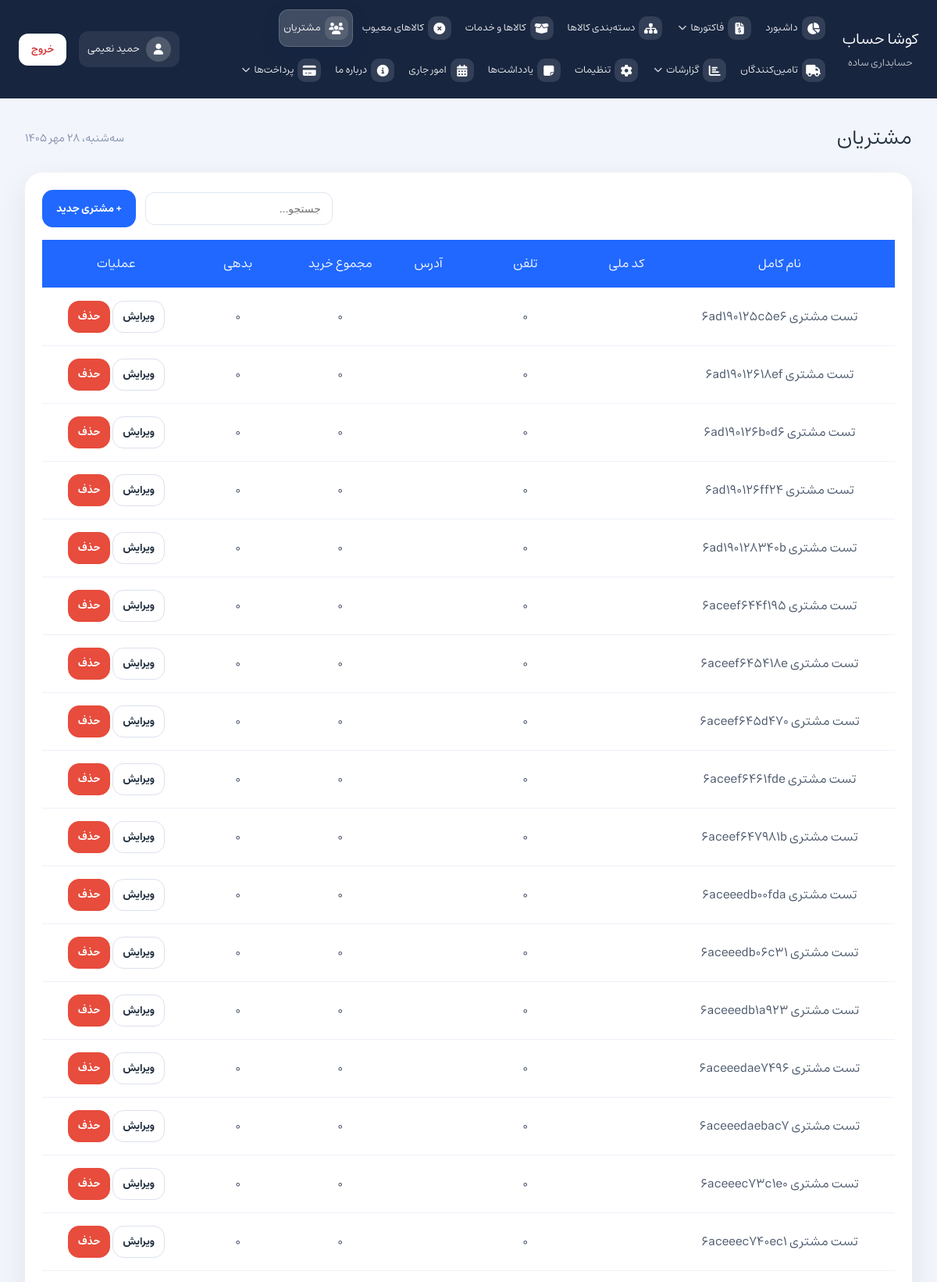
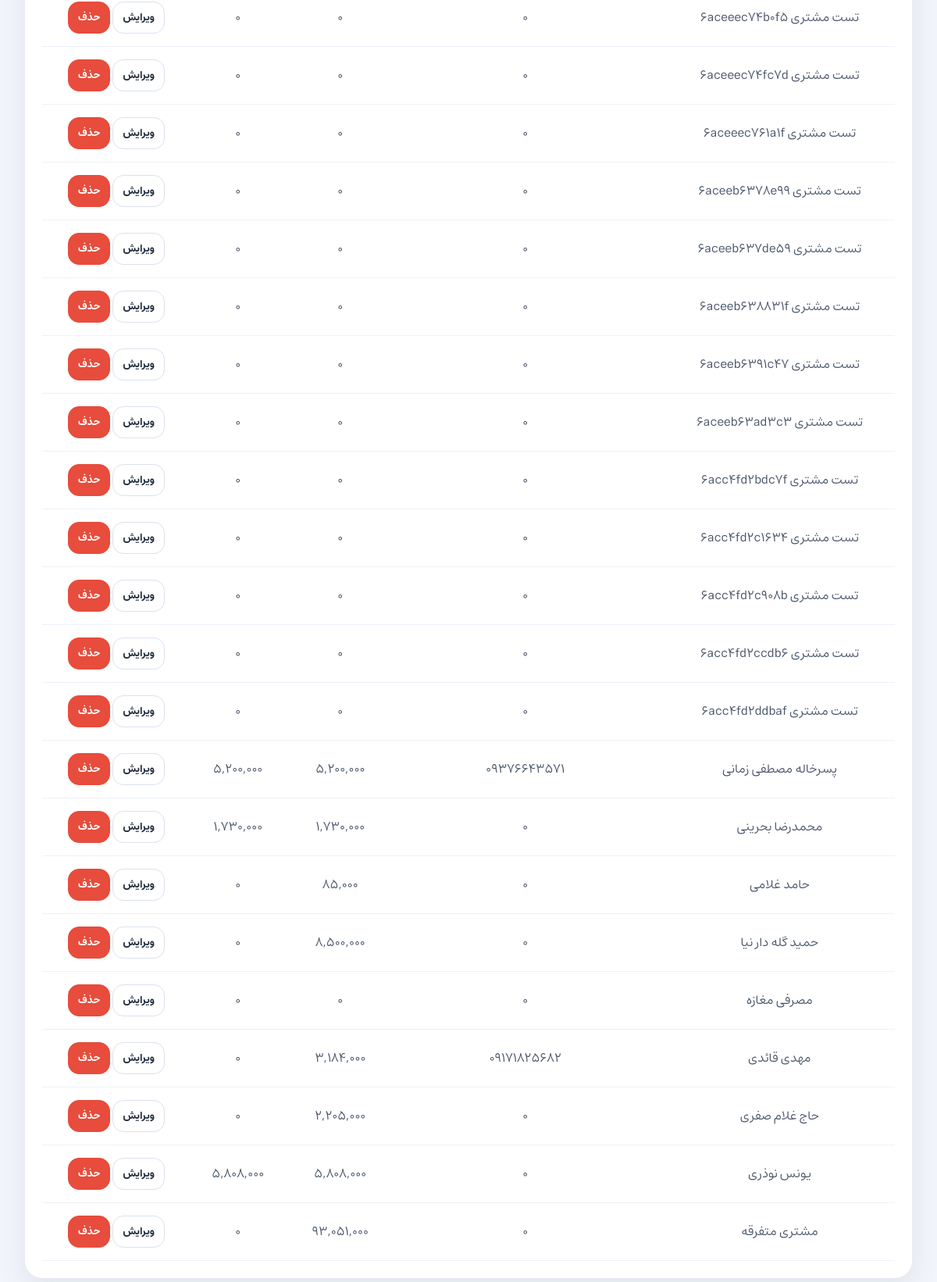
The app's page /?page=customers (signed in) with its own data (2 pictures, top to bottom).
### tables this page shows
CREATE TABLE `users` (
  `id` int unsigned NOT NULL AUTO_INCREMENT,
  `username` varchar(64) NOT NULL,
  `first_name` varchar(120) NOT NULL DEFAULT '',
  `last_name` varchar(120) NOT NULL DEFAULT '',
  `password_hash` varchar(255) NOT NULL,
  `avatar_path` varchar(255) DEFAULT NULL,
  `is_active` tinyint(1) NOT NULL DEFAULT '1',
  `created_at` timestamp NOT NULL DEFAULT CURRENT_TIMESTAMP,
  `updated_at` timestamp NOT NULL DEFAULT CURRENT_TIMESTAMP ON UPDATE CURRENT_TIMESTAMP,
  PRIMARY KEY (`id`),
  UNIQUE KEY `uq_users_username` (`username`),
  KEY `idx_users_active` (`is_active`)
);

CREATE TABLE `customers` (
  `id` int NOT NULL AUTO_INCREMENT,
  `first_name` varchar(120) NOT NULL,
  `last_name` varchar(120) NOT NULL,
  `national_code` varchar(20) DEFAULT NULL,
  `phone` varchar(40) NOT NULL,
  `economic_code` varchar(80) DEFAULT NULL,
  `registration_number` varchar(80) DEFAULT NULL,
  `address` text,
  `postal_code` varchar(40) DEFAULT NULL,
  `note` text,
  `total_spent` decimal(14,2) NOT NULL DEFAULT '0.00',
  `debt` decimal(14,2) NOT NULL DEFAULT '0.00',
  `created_at` timestamp NULL DEFAULT CURRENT_TIMESTAMP,
  PRIMARY KEY (`id`)
);

### assets/php/auth/auth_users.php (called while the page is built, shortened)
<?php
function auth_user_by_id(int $id, ?mysqli $db = null): ?array
{
    $db = $db ?? $GLOBALS['mysqli'];
    $stmt = $db->prepare('SELECT * FROM users WHERE id = ? LIMIT 1');
    $stmt->bind_param('i', $id);
    $stmt->execute();
    $res = $stmt->get_result();
    $row = $res ? $res->fetch_assoc() : null;
    return is_array($row) ? $row : null;
}

### assets/php/auth.php (called while the page is built, shortened)
<?php
require_once __DIR__ . '/auth/auth_users.php';
function auth_user_id(): ?int
{
    $id = $_SESSION['auth_user_id'] ?? null;
    $int = filter_var($id, FILTER_VALIDATE_INT);
    if ($int !== false && $int > 0) {
        return (int) $int;
    }
    return null;
}
function current_user(): ?array
{
    $id = auth_user_id();
    return auth_user_by_id($id);
}

### assets/php/jdf.php (called while the page is built, shortened)
<?php
function jdate($format, $timestamp = null)
{
    if ($timestamp === null) {
        $timestamp = time();
    }
    $date = getdate($timestamp);
    list($jy, $jm, $jd) = gregorian_to_jalali($date['year'], $date['mon'], $date['mday']);
    $weekdayNames = [
        'یکشنبه',
        'دوشنبه',
        'سه‌شنبه',
        'چهارشنبه',
        'پنجشنبه',
        'جمعه',
        'شنبه'
    ];
    $monthNames = [
        1 => 'فروردین',
        2 => 'اردیبهشت',
        3 => 'خرداد',
        4 => 'تیر',
        5 => 'مرداد',
        6 => 'شهریور',
        7 => 'مهر',
        8 => 'آبان',
        9 => 'آذر',
        10 => 'دی',
        11 => 'بهمن',
        12 => 'اسفند'
    ];
    $weekday = $date['wday'];
    $formatted = '';
    $len = strlen($format);
    for ($i = 0; $i < $len; $i++) {
        $char = $format[$i];
        switch ($char) {
            case 'l':
                $formatted .= $weekdayNames[$weekday];
                break;
            case 'j':
                $formatted .= convertToPersianNumber($jd);
                break;
            case 'F':
                $formatted .= $monthNames[$jm];
                break;
            case 'Y':
                $formatted .= convertToPersianNumber($jy);
                break;
            default:
                $formatted .= $char;
                break;
        }
    }
    return $formatted;
}
function convertToPersianNumber($number)
{
    $persian = ['۰', '۱', '۲', '۳', '۴', '۵', '۶', '۷', '۸', '۹'];
    return str_replace(range(0, 9), $persian, (string)$number);
}
function gregorian_to_jalali($g_y, $g_m, $g_d)
{
    $gy = $g_y - 1600;
    $gm = $g_m - 1;
    $gd = $g_d - 1;
    $g_day_no = 365 * $gy + (int)(($gy + 3) / 4) - (int)(($gy + 99) / 100) + (int)(($gy + 399) / 400);
    for ($i = 0; $i < $gm; ++$i) {
        $g_day_no += [31, 28, 31, 30, 31, 30, 31, 31, 30, 31, 30, 31][$i];
    }
    $g_day_no += $gd;
    $j_day_no = $g_day_no - 79;
    $j_np = (int)($j_day_no / 12053);
    $j_day_no %= 12053;
    $jy = 979 + 33 * $j_np + 4 * (int)($j_day_no / 1461);
    $j_day_no %= 1461;
    if ($j_day_no >= 366) {
        $jy += (int)(($j_day_no - 1) / 365);
        $j_day_no = ($j_day_no - 1) % 365;
    }
    for ($i = 0; $i < 11 && $j_day_no >= ([31, 31, 31, 31, 31, 31, 30, 30, 30, 30, 30, 29][$i]); ++$i) {
        $j_day_no -= ([31, 31, 31, 31, 31, 31, 30, 30, 30, 30, 30, 29][$i]);
    }
    $jm = $i + 1;
    $jd = $j_day_no + 1;
    return [$jy, $jm, $jd];
}

### pages/customers.php (the view, shortened to what this page needs)
<?php
require_once __DIR__ . '/../assets/php/db.php';
$customers = [];
$query = "
    SELECT
        c.id,
        c.first_name,
        c.last_name,
        c.national_code,
        c.phone,
        c.economic_code,
        c.registration_number,
        c.address,
        c.postal_code,
        c.note,
        c.created_at,
        COALESCE(SUM(CASE WHEN i.type = 'sales_invoice' THEN i.payable_amount ELSE 0 END), 0) AS total_spent,
        COALESCE(SUM(CASE WHEN i.type = 'sales_invoice' AND i.payment_status IN ('unpaid', 'partial') THEN i.payable_amount ELSE 0 END), 0) AS debt
    FROM customers c
    LEFT JOIN invoices i ON c.id = i.customer_id
    GROUP BY c.id, c.first_name, c.last_name, c.national_code, c.phone, c.economic_code, c.registration_number, c.address, c.postal_code, c.note, c.created_at
    ORDER BY c.created_at DESC
";
$result = $mysqli->query($query);
if ($result) {
    while ($row = $result->fetch_assoc()) {
        $customers[] = $row;
    }
}
?>
<div class="card">
    <div class="page-actions">
        <button class="button" id="openCustomerModal">+ مشتری جدید</button>
        <div class="filter-panel">
            <input type="search" id="customerSearch" placeholder="جستجو...">
        </div>
    </div>
    <div class="table-wrapper">
        <table class="action-table" id="customersTable">
            <thead>
                <tr>
                    <th>نام کامل</th>
                    <th>کد ملی</th>
                    <th>تلفن</th>
                    <th>آدرس</th>
                    <th>مجموع خرید</th>
                    <th>بدهی</th>
                    <th>عملیات</th>
                </tr>
            </thead>
            <tbody>
                <?php if (count($customers) === 0): ?>
                    <tr class="empty-state-row">
                        <td colspan="7" class="empty-state">مشتری‌ای یافت نشد</td>
                    </tr>
                <?php else: ?>
                    <?php foreach ($customers as $customer): ?>
                        <tr class="customer-row" data-id="<?php echo $customer['id']; ?>"
                            data-first-name="<?php echo htmlspecialchars($customer['first_name'] ?? '', ENT_QUOTES, 'UTF-8'); ?>"
                            data-last-name="<?php echo htmlspecialchars($customer['last_name'] ?? '', ENT_QUOTES, 'UTF-8'); ?>"
                            data-national-code="<?php echo htmlspecialchars($customer['national_code'] ?? '', ENT_QUOTES, 'UTF-8'); ?>"
                            data-phone="<?php echo htmlspecialchars($customer['phone'] ?? '', ENT_QUOTES, 'UTF-8'); ?>"
                            data-economic-code="<?php echo htmlspecialchars($customer['economic_code'] ?? '', ENT_QUOTES, 'UTF-8'); ?>"
                            data-registration-number="<?php echo htmlspecialchars($customer['registration_number'] ?? '', ENT_QUOTES, 'UTF-8'); ?>"
                            data-address="<?php echo str_replace(["\r", "\n"], [' ', ' '], htmlspecialchars($customer['address'] ?? '', ENT_QUOTES, 'UTF-8')); ?>"
                            data-postal-code="<?php echo htmlspecialchars($customer['postal_code'] ?? '', ENT_QUOTES, 'UTF-8'); ?>"
                            data-note="<?php echo str_replace(["\r", "\n"], [' ', ' '], htmlspecialchars($customer['note'] ?? '', ENT_QUOTES, 'UTF-8')); ?>">
                            <td><?php echo htmlspecialchars(($customer['first_name'] ?? '') . ' ' . ($customer['last_name'] ?? '')); ?></td>
                            <td><?php echo htmlspecialchars($customer['national_code'] ?? ''); ?></td>
                            <td><?php echo htmlspecialchars($customer['phone'] ?? ''); ?></td>
                            <td><?php echo nl2br(htmlspecialchars($customer['address'] ?? '')); ?></td>
                            <td><?php echo number_format($customer['total_spent']); ?></td>
                            <td><?php echo number_format($customer['debt']); ?></td>
                            <td>
                                <button class="button-secondary small edit-customer" type="button">ویرایش</button>
                                <button class="button-danger small delete-customer" type="button">حذف</button>
                            </td>
                        </tr>
                    <?php endforeach; ?>
                <?php endif; ?>
            </tbody>
        </table>
    </div>
</div>

### index.php (shortened to what this page needs)
<?php
$pages = [
    'dashboard' => 'داشبورد',
    'factors' => 'فاکتورها',
    'purchase-invoice' => 'فاکتور خرید',
    'sales-return' => 'برگشت فروش',
    'product-categories' => 'دسته‌بندی کالاها',
    'goods-and-services' => 'کالاها و خدمات',
    'defective-goods' => 'کالاهای معیوب',
    'customers' => 'مشتریان',
    'suppliers' => 'تامین‌کنندگان',
    'report-inventory' => 'گزارش موجودی کالاها',
    'report-customer-debt' => 'گزارش بدهی مشتریان',
    'report-supplier-debt' => 'گزارش بدهی به تامین‌کنندگان',
	'report-sold-items-detail' => 'ریز کالاهای فروخته شده',
    'settings' => 'تنظیمات',
    'notes' => 'یادداشت‌ها',
    'current-affairs' => 'امور جاری',
    'about-us' => 'درباره ما',
    'payment-forms' => 'فرم‌های پرداخت',
    'payment-transactions' => 'تراکنش‌ها',
    'payment-sms-settings' => 'تنظیمات پیامک',
    'payment-zarinpal-settings' => 'تنظیمات زرین‌پال',
    'account' => 'حساب کاربری',
];
$page = $_GET['page'] ?? 'dashboard';
?>
<!DOCTYPE html>
<html lang="fa" dir="rtl">
<head>
    <link rel="stylesheet" href="assets/css/fontawesome.css">
    <link rel="stylesheet" href="assets/css/style.css">
    <link rel="stylesheet" href="assets/css/kamadatepicker.css">
</head>
<body id="<?php echo $page; ?>">
    <?php
    require_once __DIR__ . '/assets/php/jdf.php';
    $shamsiDate = jdate('l، j F Y');
    $navIcons = [
        'dashboard' => 'fa-chart-pie',
        'factors' => 'fa-file-invoice-dollar',
        'purchase-invoice' => 'fa-cart-plus',
        'sales-return' => 'fa-undo',
        'product-categories' => 'fa-sitemap',
        'goods-and-services' => 'fa-box-open',
        'defective-goods' => 'fa-times-circle',
        'customers' => 'fa-users',
        'suppliers' => 'fa-truck',
        'report-inventory' => 'fa-boxes-stacked',
        'report-customer-debt' => 'fa-user-clock',
        'report-supplier-debt' => 'fa-truck-field',
		'report-sold-items-detail' => 'fa-list-alt',
        'settings' => 'fa-cog',
        'notes' => 'fa-sticky-note',
        'current-affairs' => 'fa-calendar-days',
        'about-us' => 'fa-info-circle',
        'payment-forms' => 'fa-credit-card',
        'payment-transactions' => 'fa-receipt',
        'payment-sms-settings' => 'fa-sms',
        'payment-zarinpal-settings' => 'fa-coins',
        'account' => 'fa-user-gear',
    ];
    ?>
    <?php
    $authUser = current_user();
    $authDisplayName = 'کاربر';
    $authAvatarPath = '';
    if ($authUser !== null) {
        $authDisplayName = trim((string) $authUser['first_name'] . ' ' . (string) $authUser['last_name']);
        $authAvatarPath = (string) ($authUser['avatar_path'] ?? '');
    }
    ?>
    <div class="app-shell">
        <aside class="sidebar">
            <div class="brand-panel">
                <div class="brand-title">کوشا حساب</div>
                <div class="brand-subtitle">حسابداری ساده</div>
            </div>
            <nav class="main-nav">
                <?php
                $factorsChildren = ['factors', 'purchase-invoice', 'sales-return'];
                $reportsChildren = ['report-inventory', 'report-customer-debt', 'report-supplier-debt'];
                foreach ($pages as $key => $label):
                    if (in_array($key, ['purchase-invoice', 'sales-return', 'report-customer-debt', 'report-supplier-debt', 'report-sold-items-detail', 'payment-transactions', 'payment-sms-settings', 'payment-zarinpal-settings', 'account'], true)) {
							continue;
						}
                    $iconClass = $navIcons[$key] ?? 'fa-circle';
                ?>
                    <?php if ($key === 'payment-forms'): ?>
                        <?php $paymentActive = in_array($page, ['payment-forms', 'payment-transactions', 'payment-sms-settings', 'payment-zarinpal-settings'], true); ?>
                        <div class="nav-dropdown<?php echo $paymentActive ? ' open' : ''; ?>">
                            <a href="?page=payment-forms" class="nav-link nav-dropdown-toggle<?php echo $paymentActive ? ' active' : ''; ?>">
                                <span class="nav-icon"><i class="fas fa-credit-card"></i></span>
                                <span class="nav-text">پرداخت‌ها</span>
                                <span class="nav-caret"><i class="fas fa-chevron-down"></i></span>
                            </a>
                        </div>
                    <?php elseif ($key === 'factors'): ?>
                        <?php $factorsActive = in_array($page, $factorsChildren, true); ?>
                        <div class="nav-dropdown<?php echo $factorsActive ? ' open' : ''; ?>">
                            <a href="?page=factors" class="nav-link nav-dropdown-toggle<?php echo $factorsActive ? ' active' : ''; ?>">
                                <span class="nav-icon"><i class="fas fa-file-invoice-dollar"></i></span>
                                <span class="nav-text">فاکتورها</span>
                                <span class="nav-caret"><i class="fas fa-chevron-down"></i></span>
                            </a>
                        </div>
                    <?php elseif ($key === 'report-inventory'): ?>
                        <?php $reportsActive = in_array($page, $reportsChildren, true); ?>
                        <div class="nav-dropdown<?php echo $reportsActive ? ' open' : ''; ?>">
                            <a href="?page=report-inventory" class="nav-link nav-dropdown-toggle<?php echo $reportsActive ? ' active' : ''; ?>">
                                <span class="nav-icon"><i class="fas fa-chart-bar"></i></span>
                                <span class="nav-text">گزارشات</span>
                                <span class="nav-caret"><i class="fas fa-chevron-down"></i></span>
                            </a>
                        </div>
                    <?php else: ?>
                        <a href="?page=<?php echo $key; ?>" class="nav-link<?php echo $page === $key ? ' active' : ''; ?>">
                            <span class="nav-icon"><i class="fas <?php echo $iconClass; ?>"></i></span>
                            <span class="nav-text"><?php echo $label; ?></span>
                        </a>
                    <?php endif; ?>
                <?php endforeach; ?>
            </nav>
			<a href="?page=account" class="user-chip<?php echo $page === 'account' ? ' active' : ''; ?>" title="حساب کاربری">
			    <span class="user-chip-avatar" aria-hidden="true">
			        <?php if ($authAvatarPath !== ''): ?>
			            <img src="<?php echo htmlspecialchars($authAvatarPath, ENT_QUOTES, 'UTF-8'); ?>" alt="">
			        <?php else: ?>
			            <i class="fas fa-user"></i>
			        <?php endif; ?>
			    </span>
			    <span class="user-chip-name"><?php echo htmlspecialchars($authDisplayName, ENT_QUOTES, 'UTF-8'); ?></span>
			</a>
			<form method="post" action="logout.php" class="logout-form">
			    <button type="submit" class="logout-button">خروج</button>
			</form>
        </aside>
        <main class="main-content">
            <header class="page-header">
                <div>
                    <h1><?php echo $pages[$page]; ?></h1>
                </div>
                <div class="page-meta"><?php echo $shamsiDate; ?></div>
            </header>
            <section class="page-body">
                <?php include __DIR__ . '/pages/' . $page . '.php'; ?>
            </section>
        </main>
    </div>
</body>
</html>

### records on screen
users: authDisplayName "حمید نعیمی"
customers: first_name+last_name "تست مشتری 6ad190125c5e6", phone "0", total_spent "0", debt "0"
customers: first_name+last_name "تست مشتری 6ad19012618ef", phone "0", total_spent "0", debt "0"
customers: first_name+last_name "تست مشتری 6ad190126b0d6", phone "0", total_spent "0", debt "0"
customers: first_name+last_name "تست مشتری 6ad190126ff24", phone "0", total_spent "0", debt "0"
customers: first_name+last_name "تست مشتری 6ad190128340b", phone "0", total_spent "0", debt "0"
customers: first_name+last_name "تست مشتری 6aceef644f195", phone "0", total_spent "0", debt "0"
customers: first_name+last_name "تست مشتری 6aceef645418e", phone "0", total_spent "0", debt "0"
customers: first_name+last_name "تست مشتری 6aceef645d470", phone "0", total_spent "0", debt "0"
customers: first_name+last_name "تست مشتری 6aceef6461fde", phone "0", total_spent "0", debt "0"
customers: first_name+last_name "تست مشتری 6aceef647981b", phone "0", total_spent "0", debt "0"
customers: first_name+last_name "تست مشتری 6aceeedb00fda", phone "0", total_spent "0", debt "0"
customers: first_name+last_name "تست مشتری 6aceeedb06c31", phone "0", total_spent "0", debt "0"
customers: first_name+last_name "تست مشتری 6aceeedb1a923", phone "0", total_spent "0", debt "0"
customers: first_name+last_name "تست مشتری 6aceeedae7496", phone "0", total_spent "0", debt "0"
customers: first_name+last_name "تست مشتری 6aceeedaebac7", phone "0", total_spent "0", debt "0"
customers: first_name+last_name "تست مشتری 6aceeec73c1e0", phone "0", total_spent "0", debt "0"
customers: first_name+last_name "تست مشتری 6aceeec740ec1", phone "0", total_spent "0", debt "0"
customers: first_name+last_name "تست مشتری 6aceeec74b0f5", phone "0", total_spent "0", debt "0"
customers: first_name+last_name "تست مشتری 6aceeec74fc7d", phone "0", total_spent "0", debt "0"
customers: first_name+last_name "تست مشتری 6aceeec761a1f", phone "0", total_spent "0", debt "0"
customers: first_name+last_name "تست مشتری 6aceeb6378e99", phone "0", total_spent "0", debt "0"
customers: first_name+last_name "تست مشتری 6aceeb637de59", phone "0", total_spent "0", debt "0"
customers: first_name+last_name "تست مشتری 6aceeb638831f", phone "0", total_spent "0", debt "0"
customers: first_name+last_name "تست مشتری 6aceeb6391c47", phone "0", total_spent "0", debt "0"
customers: first_name+last_name "تست مشتری 6aceeb63ad3c3", phone "0", total_spent "0", debt "0"
customers: first_name+last_name "تست مشتری 6acc4fd2bdc7f", phone "0", total_spent "0", debt "0"
customers: first_name+last_name "تست مشتری 6acc4fd2c1634", phone "0", total_spent "0", debt "0"
customers: first_name+last_name "تست مشتری 6acc4fd2c908b", phone "0", total_spent "0", debt "0"
customers: first_name+last_name "تست مشتری 6acc4fd2ccdb6", phone "0", total_spent "0", debt "0"
customers: first_name+last_name "تست مشتری 6acc4fd2ddbaf", phone "0", total_spent "0", debt "0"
customers: first_name+last_name "پسرخاله مصطفی زمانی", phone "09376643571", total_spent "5,200,000", debt "5,200,000"
customers: first_name+last_name "محمدرضا بحرینی", phone "0", total_spent "1,730,000", debt "1,730,000"
customers: first_name+last_name "حامد غلامی", phone "0", total_spent "85,000", debt "0"
customers: first_name+last_name "حمید گله دار نیا", phone "0", total_spent "8,500,000", debt "0"
customers: first_name+last_name "مصرفی مغازه", phone "0", total_spent "0", debt "0"
customers: first_name+last_name "مهدی قائدی", phone "09171825682", total_spent "3,184,000", debt "0"
customers: first_name+last_name "حاج غلام صفری", phone "0", total_spent "2,205,000", debt "0"
customers: first_name+last_name "یونس نوذری", phone "0", total_spent "5,808,000", debt "5,808,000"
customers: first_name+last_name "مشتری متفرقه", phone "0", total_spent "93,051,000", debt "0"

### other values on screen
$label "داشبورد"
$label "دسته‌بندی کالاها"
$label "کالاها و خدمات"
$label "کالاهای معیوب"
$label "مشتریان"
$label "تامین‌کنندگان"
$label "تنظیمات"
$label "یادداشت‌ها"
$label "امور جاری"
$label "درباره ما"
$pages[$page] "مشتریان"
$shamsiDate "سه‌شنبه، ۲۸ مهر ۱۴۰۵"
